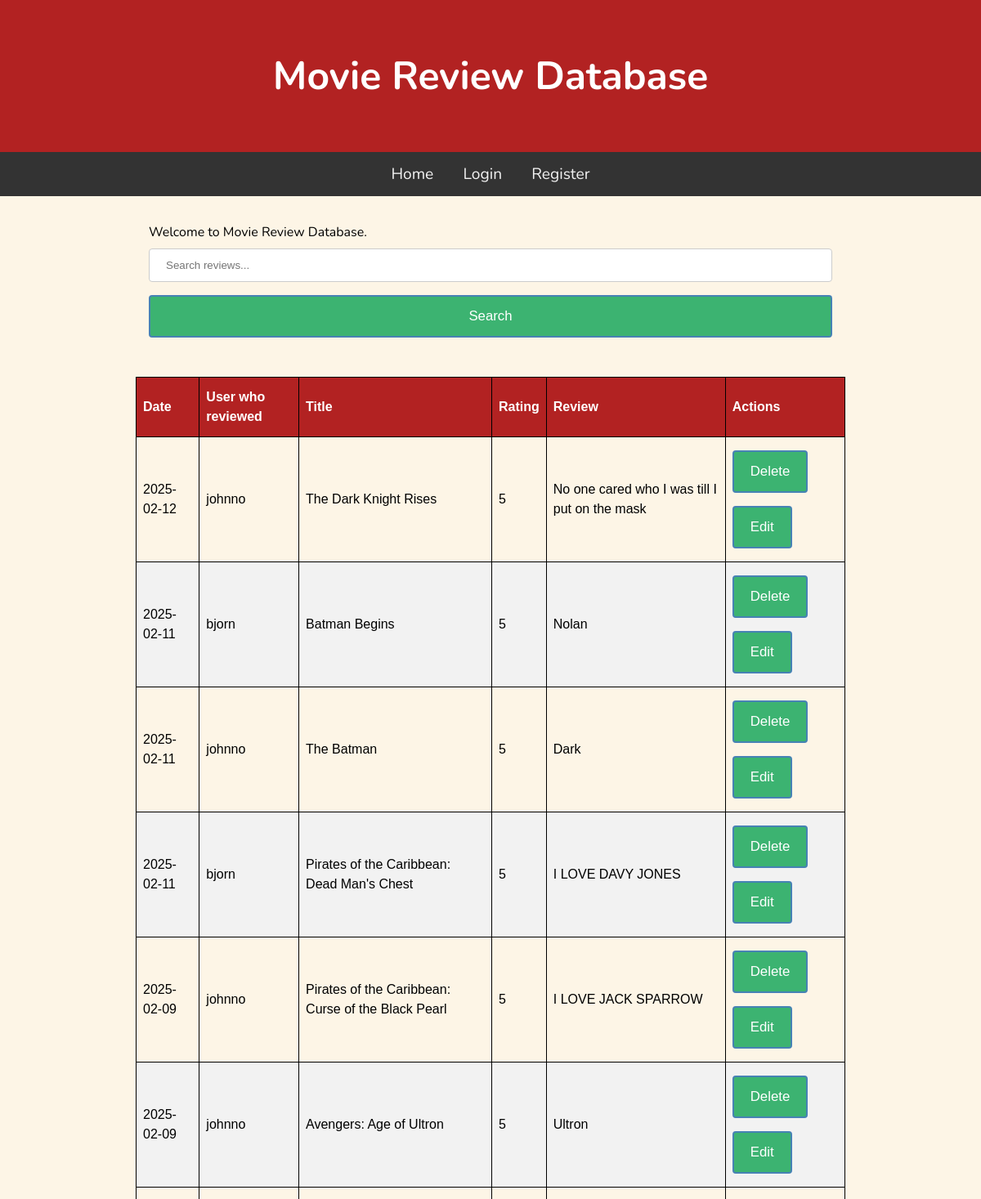
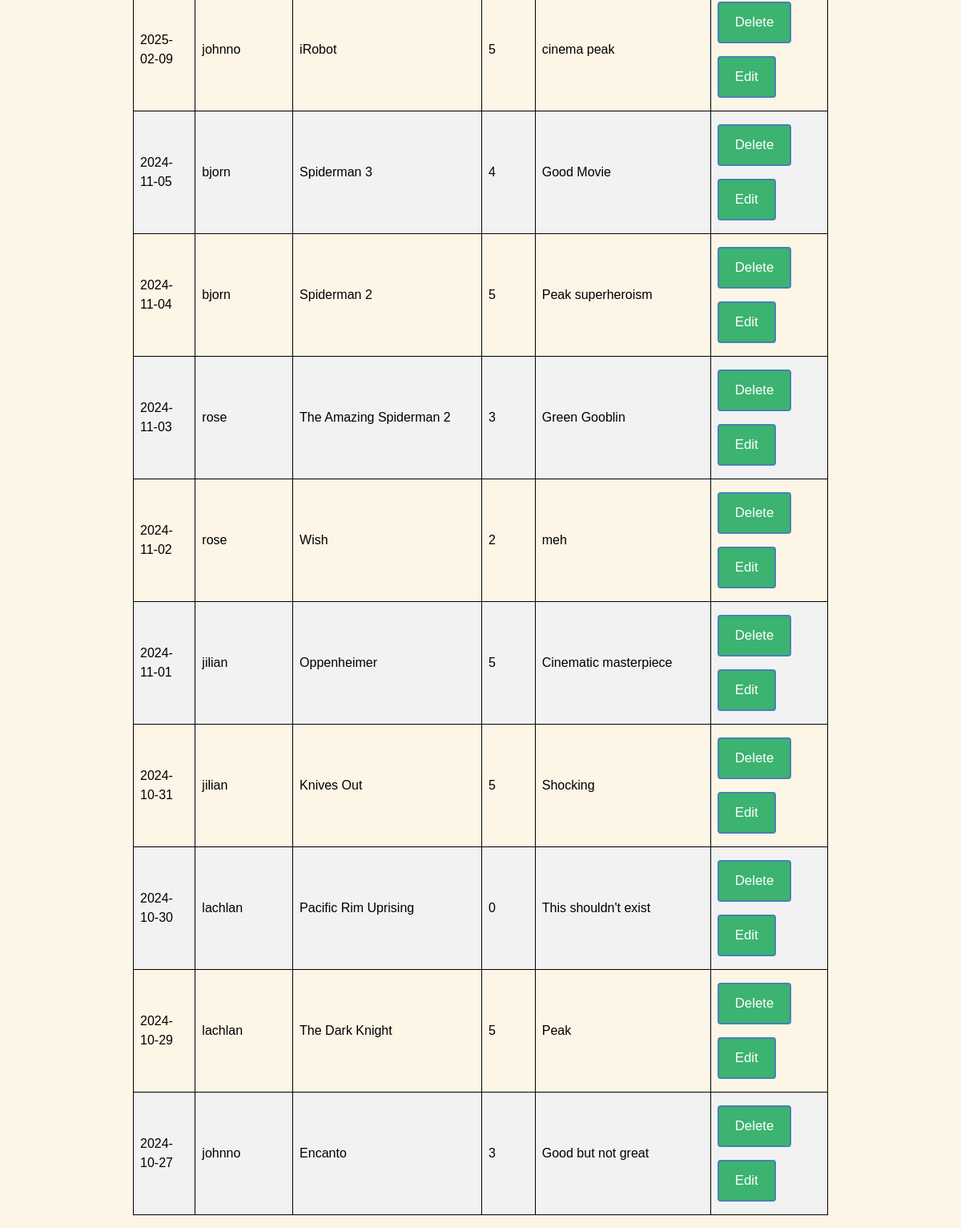
The page / on the database its author committed (2 pictures, top to bottom).
### tables this page shows
CREATE TABLE Reviews (id INTEGER PRIMARY KEY AUTOINCREMENT,
                      user_id INTEGER,
                      date TEXT NOT NULL,
                      rating INTEGER,
                      title TEXT NOT NULL,
                      review TEXT NOT NULL);

CREATE TABLE Users (id INTEGER PRIMARY KEY AUTOINCREMENT,
                    username TEXT NOT NULL,
                    password TEXT NOT NULL);

### main.py (the view)
@app.route("/")
def Home():
    query = request.args.get('query')
    if query:
        reviewData = db.SearchReviews(query)
    else:
        reviewData = db.GetAllReviews()
    return render_template("index.html", reviews=reviewData)

### db.py (called while the page is built)
def GetDB():
    db = sqlite3.connect(".database/mr.db")
    db.row_factory = sqlite3.Row
    return db

def GetAllReviews():
    db = GetDB()
    reviews = db.execute("""SELECT Reviews.date, Reviews.title, Reviews.rating, Reviews.review, Users.username, Reviews.id
                            FROM Reviews JOIN Users ON Reviews.user_id = Users.id
                            ORDER BY Reviews.date DESC, Reviews.id DESC""").fetchall()
    db.close()
    return reviews

### templates/index.html (shortened to what this page needs)
{% extends "base.html" %}
{% block content %}
<div class="container">
    <p>Welcome to Movie Review Database.</p>
    <form method="GET" action="/">
        <input type="text" name="query" placeholder="Search reviews...">
        <input type="submit" value="Search">
    </form>
</div>
<br>
<table class="review_table">
    <thead>
        <th>Date</th>
        <th>User who reviewed</th>
        <th>Title</th>
        <th>Rating</th>
        <th>Review</th>
        <th>Actions</th>
    </thead>
    <tbody>
        {% for review in reviews %}
        <tr>
            <td>{{ review['date'] }}</td>
            <td>{{ review['username'] }}</td>
            <td>{{ review['title'] }}</td>
            <td>{{ review['rating'] }}</td>
            <td>{{ review['review'] }}</td>
            <td>
                <form action="/delete/{{ review['id'] }}" method="post" style="display:inline;">
                    <button type="submit">Delete</button>
                </form>
                <a href="/edit/{{ review['id'] }}"><button>Edit</button></a>
            </td>
        </tr>
        {% endfor %}
    </tbody>
</table>
{% endblock %}

### static/css/style.css (style rules this page uses)
* { padding: 0; margin: 0; box-sizing: border-box; }
body { background: #fdf5e6; font-family: "Nunito", sans-serif; font-size: 1rem; }
.container { padding: 1rem; }
.review_table { font-family: Arial, Helvetica, sans-serif; border-collapse: collapse; width: 100%; border: 1px solid black; }
.review_table td, .review_table th { border: 1px solid black; padding: 8px; }
.review_table tr:nth-child(even) { background-color: #f2f2f2; }
.review_table th { padding-top: 12px; padding-bottom: 12px; text-align: left; background-color: #b22222; color: white; }
input[type=text], input[type="password"], input[type="date"], input[type="number"], select { width: 100%; padding: 12px 20px; margin: 8px 0; display: inline-block; border: 1px solid #ccc; border-radius: 4px; box-sizing: border-box; }
input[type=submit] { width: 100%; background-color: #3cb371; color: white; padding: 14px 20px; margin: 8px 0; border: 2px solid #4682b4; border-radius: 4px; cursor: pointer; font-size: 1.05em; }
button { background-color: #3cb371; color: white; padding: 14px 20px; margin: 8px 0; border: 2px solid #4682b4; border-radius: 4px; cursor: pointer; font-size: 1.05em; }

### rows shown on the page
Reviews: date "2025-02-12", username "johnno", title "The Dark Knight Rises", rating "5", review "No one cared who I was till I put on the mask"
Reviews: date "2025-02-11", username "bjorn", title "Batman Begins", rating "5", review "Nolan"
Reviews: date "2025-02-11", username "johnno", title "The Batman", rating "5", review "Dark"
Reviews: date "2025-02-11", username "bjorn", title "Pirates of the Caribbean: Dead Man's Chest", rating "5", review "I LOVE DAVY JONES"
Reviews: date "2025-02-09", username "johnno", title "Pirates of the Caribbean: Curse of the Black Pearl", rating "5", review "I LOVE JACK SPARROW"
Reviews: date "2025-02-09", username "johnno", title "Avengers: Age of Ultron", rating "5", review "Ultron"
Reviews: date "2025-02-09", username "johnno", title "iRobot", rating "5", review "cinema peak"
Reviews: date "2024-11-05", username "bjorn", title "Spiderman 3", rating "4", review "Good Movie"
Reviews: date "2024-11-04", username "bjorn", title "Spiderman 2", rating "5", review "Peak superheroism"
Reviews: date "2024-11-03", username "rose", title "The Amazing Spiderman 2", rating "3", review "Green Gooblin"
Reviews: date "2024-11-02", username "rose", title "Wish", rating "2", review "meh"
Reviews: date "2024-11-01", username "jilian", title "Oppenheimer", rating "5", review "Cinematic masterpiece"
Reviews: date "2024-10-31", username "jilian", title "Knives Out", rating "5", review "Shocking"
Reviews: date "2024-10-30", username "lachlan", title "Pacific Rim Uprising", rating "0", review "This shouldn't exist"
Reviews: date "2024-10-29", username "lachlan", title "The Dark Knight", rating "5", review "Peak"
Reviews: date "2024-10-27", username "johnno", title "Encanto", rating "3", review "Good but not great"
